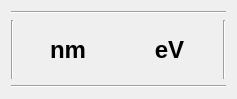
<?xml version="1.0" encoding="UTF-8"?>
<ui version="4.0">
 <class>condition</class>
 <widget class="QWidget" name="condition">
  <property name="geometry">
   <rect>
    <x>0</x>
    <y>0</y>
    <width>237</width>
    <height>99</height>
   </rect>
  </property>
  <property name="windowTitle">
   <string>Form</string>
  </property>
  <layout class="QGridLayout" name="gridLayout">
   <item row="0" column="0" colspan="4">
    <widget class="Line" name="line">
     <property name="orientation">
      <enum>Qt::Horizontal</enum>
     </property>
    </widget>
   </item>
   <item row="1" column="0">
    <widget class="Line" name="line_4">
     <property name="orientation">
      <enum>Qt::Vertical</enum>
     </property>
    </widget>
   </item>
   <item row="1" column="1">
    <widget class="QLabel" name="lb_Caption">
     <property name="font">
      <font>
       <pointsize>18</pointsize>
       <weight>75</weight>
       <bold>true</bold>
      </font>
     </property>
     <property name="text">
      <string>nm</string>
     </property>
     <property name="alignment">
      <set>Qt::AlignCenter</set>
     </property>
    </widget>
   </item>
   <item row="1" column="2">
    <widget class="QLabel" name="lb_State">
     <property name="font">
      <font>
       <pointsize>18</pointsize>
       <weight>75</weight>
       <bold>true</bold>
      </font>
     </property>
     <property name="text">
      <string>eV</string>
     </property>
     <property name="alignment">
      <set>Qt::AlignCenter</set>
     </property>
    </widget>
   </item>
   <item row="1" column="3">
    <widget class="Line" name="line_3">
     <property name="orientation">
      <enum>Qt::Vertical</enum>
     </property>
    </widget>
   </item>
   <item row="2" column="0" colspan="4">
    <widget class="Line" name="line_2">
     <property name="orientation">
      <enum>Qt::Horizontal</enum>
     </property>
    </widget>
   </item>
  </layout>
 </widget>
 <resources/>
 <connections/>
</ui>
